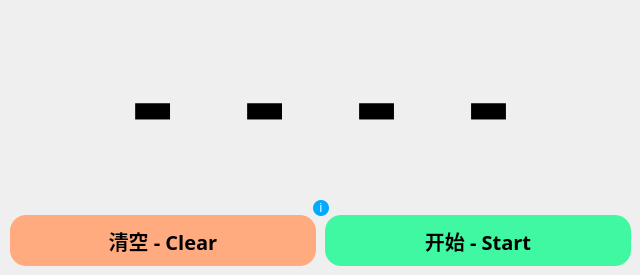
<?xml version="1.0" encoding="UTF-8"?>
<ui version="4.0">
 <class>MainWindow</class>
 <widget class="QWidget" name="MainWindow">
  <property name="geometry">
   <rect>
    <x>0</x>
    <y>0</y>
    <width>640</width>
    <height>275</height>
   </rect>
  </property>
  <property name="minimumSize">
   <size>
    <width>640</width>
    <height>275</height>
   </size>
  </property>
  <property name="maximumSize">
   <size>
    <width>640</width>
    <height>275</height>
   </size>
  </property>
  <property name="font">
   <font>
    <weight>50</weight>
    <italic>false</italic>
    <bold>false</bold>
   </font>
  </property>
  <property name="windowTitle">
   <string>随机选择 - Random Selection - V1.0</string>
  </property>
  <property name="windowIcon">
   <iconset>
    <normaloff>data/img/WindowIcon.ico</normaloff>data/img/WindowIcon.ico</iconset>
  </property>
  <property name="inputMethodHints">
   <set>Qt::ImhNone</set>
  </property>
  <widget class="QLabel" name="label">
   <property name="geometry">
    <rect>
     <x>0</x>
     <y>0</y>
     <width>641</width>
     <height>191</height>
    </rect>
   </property>
   <property name="font">
    <font>
     <family>微软雅黑</family>
     <pointsize>100</pointsize>
     <weight>75</weight>
     <italic>false</italic>
     <bold>true</bold>
    </font>
   </property>
   <property name="styleSheet">
    <string notr="true"/>
   </property>
   <property name="text">
    <string>-  -  -  -</string>
   </property>
   <property name="alignment">
    <set>Qt::AlignCenter</set>
   </property>
   <property name="textInteractionFlags">
    <set>Qt::LinksAccessibleByMouse|Qt::TextEditable|Qt::TextEditorInteraction|Qt::TextSelectableByKeyboard|Qt::TextSelectableByMouse</set>
   </property>
  </widget>
  <widget class="QPushButton" name="pushButton_Clear">
   <property name="geometry">
    <rect>
     <x>10</x>
     <y>215</y>
     <width>306</width>
     <height>51</height>
    </rect>
   </property>
   <property name="font">
    <font>
     <family>楷体</family>
     <pointsize>15</pointsize>
     <weight>75</weight>
     <italic>false</italic>
     <bold>true</bold>
    </font>
   </property>
   <property name="styleSheet">
    <string notr="true">border-radius:16px;
background:rgb(255, 170, 127)</string>
   </property>
   <property name="text">
    <string>清空 - Clear</string>
   </property>
   <property name="checkable">
    <bool>false</bool>
   </property>
  </widget>
  <widget class="QPushButton" name="pushButton_Start">
   <property name="geometry">
    <rect>
     <x>325</x>
     <y>215</y>
     <width>306</width>
     <height>51</height>
    </rect>
   </property>
   <property name="font">
    <font>
     <family>楷体</family>
     <pointsize>15</pointsize>
     <weight>75</weight>
     <italic>false</italic>
     <bold>true</bold>
    </font>
   </property>
   <property name="styleSheet">
    <string notr="true">border-radius:16px;
background:rgb(64, 248, 162);</string>
   </property>
   <property name="text">
    <string>开始 - Start</string>
   </property>
  </widget>
  <widget class="QPushButton" name="pushButton_info">
   <property name="geometry">
    <rect>
     <x>313</x>
     <y>200</y>
     <width>16</width>
     <height>16</height>
    </rect>
   </property>
   <property name="styleSheet">
    <string notr="true">color:rgb(255, 255, 255);
border-radius:8px;
background:rgb(0, 170, 255);</string>
   </property>
   <property name="text">
    <string>i</string>
   </property>
  </widget>
 </widget>
 <resources/>
 <connections/>
</ui>
